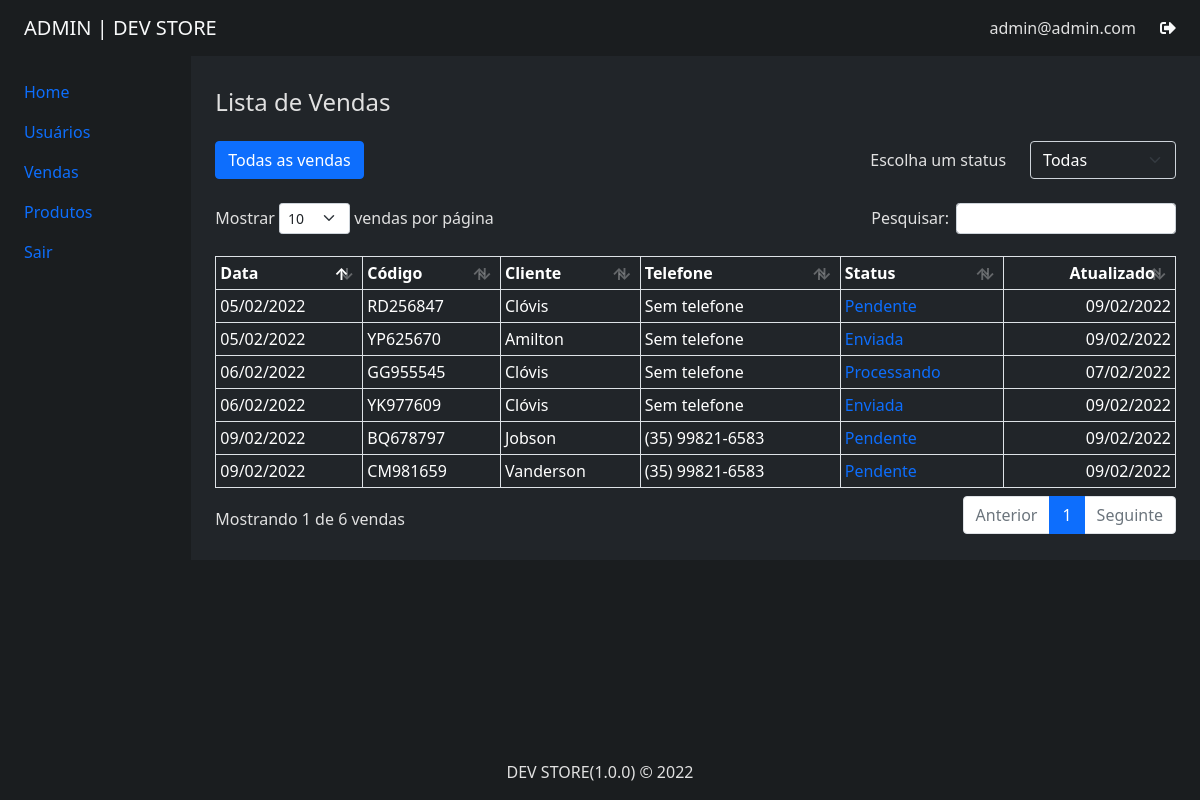
Page /public/admin?a=ordersList (signed in) on the earlier database version.
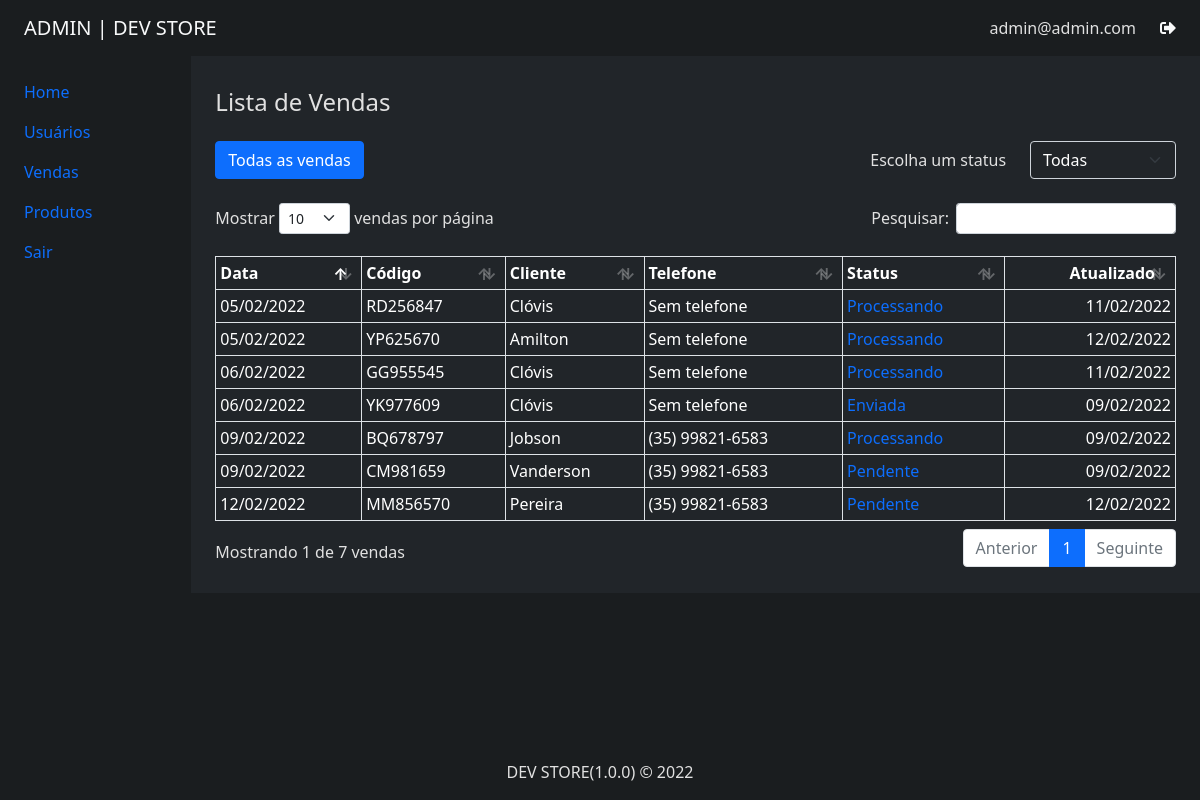
Same page on the later database version.
### tables this page shows
CREATE TABLE `orders` (
  `id_order` int(11) NOT NULL,
  `id_client` int(11) DEFAULT NULL,
  `date` datetime NOT NULL DEFAULT current_timestamp(),
  `address` varchar(255) NOT NULL,
  `city` varchar(255) NOT NULL,
  `email` varchar(255) NOT NULL,
  `phone` varchar(50) NOT NULL,
  `code_order` varchar(20) NOT NULL,
  `status` varchar(20) NOT NULL,
  `message` varchar(1000) NOT NULL,
  `created_at` datetime NOT NULL DEFAULT current_timestamp(),
  `updated_at` datetime NOT NULL DEFAULT current_timestamp()
);

CREATE TABLE `clients` (
  `id_client` int(11) UNSIGNED NOT NULL,
  `email` varchar(255) DEFAULT NULL,
  `password` varchar(255) DEFAULT NULL,
  `name` varchar(255) DEFAULT NULL,
  `address` varchar(255) DEFAULT NULL,
  `city` varchar(255) DEFAULT NULL,
  `phone` varchar(50) DEFAULT NULL,
  `hash` varchar(50) DEFAULT NULL,
  `active` tinyint(4) DEFAULT 0,
  `created_at` datetime DEFAULT current_timestamp(),
  `updated_at` datetime DEFAULT current_timestamp() ON UPDATE current_timestamp(),
  `deleted_at` datetime DEFAULT NULL
);

### core/controllers/admin/OrderController.php (called while the page is built, shortened)
<?php
class OrderController {
    public function ordersList() {
        $filter = "";
        $userId = null;
        $data = [
            "listSales" => AdminOrders::getListOrders($filter, $userId),
            "filter" => $filter
        ];
        Store::RenderAdmin([
            "admin/partials/header",
            "admin/partials/navbar",
            "admin/pages/orders",
            "admin/partials/bottom",
            "admin/partials/footer"
        ], $data);
    }
}

### core/adminRoutes.php (called while the page is built, shortened)
<?php
$routes = [
    "home" => "adminController@index",
    "pdf" => "adminController@pdf",
    "users" => "userController@users",
    "detailsUser" => "userController@detailsUser",
    "userHistoryOrder" => "userController@userHistoryOrder",
    "ordersList" => "orderController@ordersList",
    "detailsOrder" => "orderController@detailsOrder",
    "alterStatusOrder" => "orderController@alterStatusOrder",
    "createOrderPDF" => "orderController@createOrderPDF",
    "sendOrderPDF" => "orderController@sendOrderPDF",
    "productsList" => "productsController@productsList",
    "newProduct" => "productsController@newProduct",
    "newProductSubmit" => "productsController@newProductSubmit",
    "editProduct" => "productsController@editProduct",
    "editProductSubmit" => "productsController@editProductSubmit",
    "deleteProduct" => "productsController@deleteProduct",
    "signInAdmin" => "authController@signIn",
    "signInAdminAction" => "authController@signInAdminAction",
    "logoutAdmin" => "authController@logoutAdmin",
];
$action = "home";
if(isset($_GET["a"])) {
    if(!key_exists($_GET["a"], $routes)) {
        $action = "home";
    } else {
        $action = $_GET["a"];
    }
}
$parts = explode("@", $routes[$action]);
$method = $parts[1];
$ctr = new $controller();
$ctr->$method();

### public/admin/index.php (called while the page is built, shortened)
<?php
require_once("../../core/adminRoutes.php");

### core/classes/Database.php (called while the page is built, shortened)
<?php
class Database
{
    private $connect;
    private function connectDatabase(): void
    {
        $this->connect = new PDO(
            "mysql:" .
                "host=" . MYSQL_SERVER . ";" .
                "dbname=" . MYSQL_DATABASE . ";" .
                "charset=" . MYSQL_CHARSET,
            MYSQL_USER,
            MYSQL_PASS,
            array(PDO::ATTR_PERSISTENT => true)
        );
        $this->connect->setAttribute(PDO::ATTR_ERRMODE, PDO::ERRMODE_WARNING);
    }
    private function disconectDatabase(): void
    {
        $this->connect = null;
    }
    public function select(string $sql, $params = null)
    {
        $sql = trim($sql);
        $results = null;
        try {
            if (!empty($params)) {
                $executar = $this->connect->prepare($sql);
                $executar->execute($params);
                $results = $executar->fetchAll(PDO::FETCH_CLASS);
            } else {
                $executar = $this->connect->prepare($sql);
                $executar->execute();
                $results = $executar->fetchAll(PDO::FETCH_CLASS);
            }
        } catch (PDOException $e) {
            return false;
        }
        return $results;
    }
}

### core/handlers/AdminOrders.php (called while the page is built, shortened)
<?php
class AdminOrders {
    public static function getListOrders(string $filter, $userId): array {
        $db = new Database();
        $stringSql = "SELECT o.*, c.name FROM orders o LEFT JOIN clients c ON o.id_client = c.id_client WHERE 1";
        $stringSql .= " ORDER BY o.id_order DESC";
        return $db->select($stringSql);
    }
}

### core/views/admin/pages/orders.php (the view, shortened to what the changed rows need)
<div class="row pe-1">
    <div class="col-md-2">
        <?php include(__DIR__ . "/../partials/aside.php") ?>
    </div>
    <div class="col-md-10 bg-dark p-4">
        <h4 class="mb-4 mt-2">
            Lista de Vendas <?= $filter != "" ? $filter : "" ?>
        </h4>
        <div class="d-flex mb-4 justify-content-between pe-2">
            <div class="flex-grow-1">
                <a href="?a=ordersList" class="btn btn-primary">Todas as vendas</a>
            </div>
            <div class="d-flex justify-content-end align-items-center flex-grow-1">
                <span class="me-4 d-flex w-50 justify-content-end">
                    Escolha um status
                </span>
                <?php
                    $f = "";
                ?>
                <select class="form-select w-25 bg-transparent text-white" id="combo-status" onchange="defineFilter()">
                    <option class="text-dark" value="" <?= $f == "" ? "selected" : ""; ?>>
                        Todas
                    </option>
                </select>
            </div>
        </div>
        <?php if (count($listSales) == 0) : ?>
            <p>Nenhuma venda foi realizada!</p>
        <?php else : ?>
            <div class="table-responsive pe-2 mt-4">
                <table class="table table-sm table-bordered pt-3 text-white" id="list-sales">
                    <thead class="border-bottom">
                        <tr>
                            <th>Data</th>
                            <th>Código</th>
                            <th>Cliente</th>
                            <th>Telefone</th>
                            <th>Status</th>
                            <th class="text-end">Atualizado</th>
                        </tr>
                    </thead>
                    <tbody>
                        <?php foreach ($listSales as $sale) : ?>
                            <tr class="border-bottom m-2">
                                <td><?= date("d/m/Y", strtotime($sale->date)) ?></td>
                                <td><?= $sale->code_order ?></td>
                                <td><?= $sale->name ?></td>
                                <td><?= $sale->phone != "" ? $sale->phone : "Sem telefone" ?></td>
                                <td>
                                    <a
                                        href="?a=detailsOrder&order=<?= Store::aesEncrypt($sale->id_order) ?>"
                                        class="text-decoration-none"
                                    >
                                        <?php
                                            switch($sale->status) {
                                                case "PENDING":
                                                    echo "Pendente";
                                                break;
                                                case "PROCESSING":
                                                    echo "Processando";
                                                break;
                                                case "SEND":
                                                    echo "Enviada";
                                                break;
                                            }
                                        ?>
                                    </a>
                                </td>
                                <td class="text-end">
                                    <?= date("d/m/Y", strtotime($sale->updated_at)) ?>
                                </td>
                            </tr>
                        <?php endforeach ?>
                    </tbody>
                </table>
            </div>
        <?php endif; ?>
    </div>
</div>

### core/classes/Store.php (shortened to what the changed rows need)
<?php
class Store {
    public static function RenderAdmin(array $structures, $data = null): void {
        foreach($structures as $structure) {
            include("../../core/views/$structure.php");
        }
    }
    public static function LoggedAdmin(): bool {
        return isset($_SESSION["loggedAdmin"]);
    }
    public static function aesEncrypt(string $value) {
        return bin2hex(openssl_encrypt($value, "aes-256-cbc", AES_KEY, OPENSSL_RAW_DATA, AES_IV));
    }
}

### core/views/admin/partials/navbar.php (shortened to what the changed rows need)
<header class="my-bg container-fluid ps-4 pe-4">
    <nav class="navbar navbar-expand-lg">
        <a class="navbar-brand text-light" href="?a=home">
            <?= "ADMIN | " . APP_NAME ?>
        </a>
        <div class="collapse navbar-collapse" id="collapsibleNavbar">
            <ul class="navbar-nav ms-auto">
                <?php if (Store::LoggedAdmin()) : ?>
                    <li class="me-4">
                        <span href="" class="text-decoration-none">
                            <span><?= $_SESSION["userAdmin"]; ?></span>
                        </span>
                    </li>
                    <li>
                        <a href="?a=logoutAdmin" class="text-decoration-none">
                            <i class="fas fa-sign-out-alt text-light"></i>
                        </a>
                    </li>
                <?php endif ?>
            </ul>
        </div>
    </nav>
</header>

### core/views/admin/partials/aside.php
<aside>
    <nav class="p-4">
        <ul class="list-unstyled">
            <li class="mb-3">
                <a href="?a=home" class="text-decoration-none">Home</a>
            </li>
            <li class="mb-3">
                <a href="?a=users" class="text-decoration-none">Usuários</a>
            </li>
            <li class="mb-3">
                <a href="?a=ordersList" class="text-decoration-none">Vendas</a>
            </li>
            <li class="mb-3">
                <a href="?a=productsList" class="text-decoration-none">Produtos</a>
            </li>
            <li class="mb-3">
                <a href="?a=logoutAdmin" class="text-decoration-none">Sair</a>
            </li>
        </ul>
    </nav>
</aside>

### core/views/admin/partials/bottom.php
<footer class="fixed-bottom mt-5 my-bg">
    <div class="container">
        <div class="row">
            <div class="col-12 p-3 text-center">
                <?= APP_NAME . "(".APP_VERSION.") &copy; ". date("Y") ?>
            </div>
        </div>
    </div>
</footer>

Differences in the rows shown:
added orders: date "12/02/2022", code_order "MM856570", id_client.name "Pereira", phone "(35) 99821-6583", status "Pendente", updated_at "12/02/2022"
changed orders "GG955545": updated_at "07/02/2022" → "11/02/2022"
changed orders "RD256847": updated_at "09/02/2022" → "11/02/2022"
changed orders "YP625670": updated_at "09/02/2022" → "12/02/2022"
Other differences:
text written by a page script: "Mostrar vendas por página Pesquisar: Mostrando 1 de 6 vendas Anterior 1 Seguinte" → "Mostrar vendas por página Pesquisar: Mostrando 1 de 7 vendas Anterior 1 Seguinte"
list line gone: "Pendente"
new list line: "Processando"
list line gone: "Enviada"
